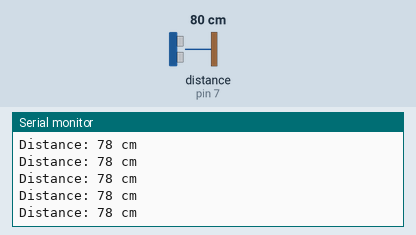
Simulated run of this sketch. Board: Arduino Nano, built with avr-gcc and run on an emulated ATmega328P. Shown: the last lines printed to the serial monitor. Wiring (inferred from the names in the program): ultrasonic range finder: trigger pin 6; echo pin 7. Inputs (shaded band) come from the test bench; at power-on: distance to the obstacle (sensor on pin 7) 80 cm. The echo pulse lasts 58.3 µs per cm.

Above: at 1.2 s.
1.3 s: distance to the obstacle (sensor on pin 7) set to 2 cm
At 2.4 s:
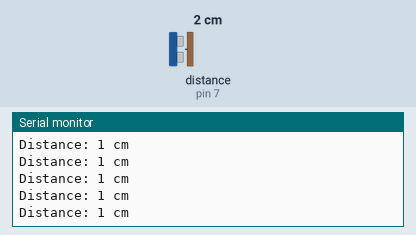
4.3 s: distance to the obstacle (sensor on pin 7) set to 120 cm
At 5.2 s:
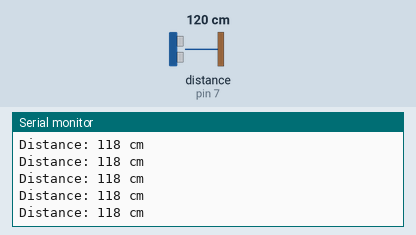
7.3 s: distance to the obstacle (sensor on pin 7) set to 18 cm
At 7.9 s:
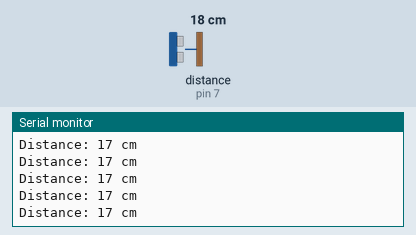
10.3 s: distance to the obstacle (sensor on pin 7) set to 250 cm
At 11.1 s:
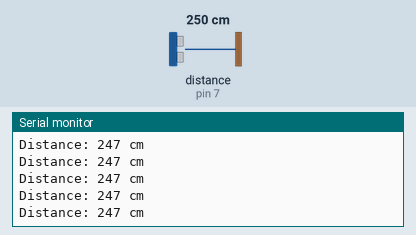
13.3 s: distance to the obstacle (sensor on pin 7) set to 35 cm
At 14.0 s:
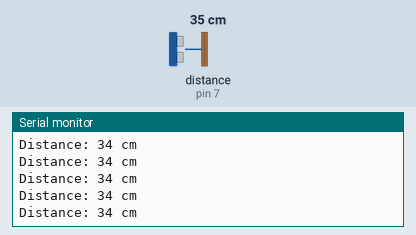
16.3 s: distance to the obstacle (sensor on pin 7) set to 299 cm
At 17.3 s:
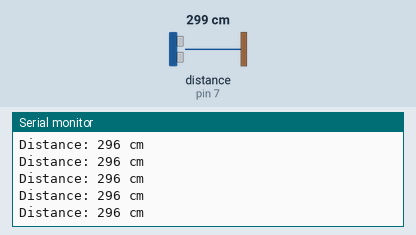
Timing chart, 0 to 19.3 s (numbered marks = the images above; inputs shaded):
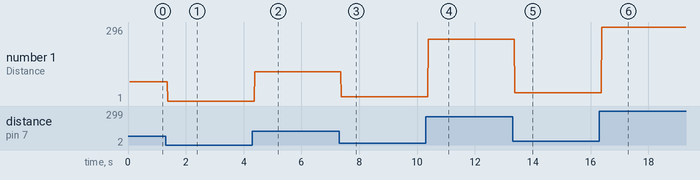

Measured:
- after the input at 1.3 s, the serial monitor: prints a new line after 0.08 s (image 1)
- after the input at 4.3 s, the serial monitor: prints a new line after 0.08 s (image 2)
- after the input at 7.3 s, the serial monitor: prints a new line after 0.07 s (image 3)
- after the input at 10.3 s, the serial monitor: prints a new line after 0.08 s (image 4)
- after the input at 13.3 s, the serial monitor: prints a new line after 0.07 s (image 5)
- after the input at 16.3 s, the serial monitor: prints a new line after 0.08 s (image 6)
- plotted number 1: 78 → 1 after the input at 1.3 s, 1 → 118 after the input at 4.3 s, 118 → 17 after the input at 7.3 s, 17 → 247 after the input at 10.3 s, 247 → 34 after the input at 13.3 s

The sketch:

distance_sensor.ino
```cpp
/*
 *  HC-SR04 Test program
 */

#define echoPin 7 // attach pin D2 Arduino to pin Echo of HC-SR04
#define trigPin 6 //attach pin D3 Arduino to pin Trig of HC-SR04

// defines variables
long duration; // variable for the duration of sound wave travel
int distance; // variable for the distance measurement

void setup() {
  pinMode(trigPin, OUTPUT); // Sets the trigPin as an OUTPUT
  pinMode(echoPin, INPUT); // Sets the echoPin as an INPUT
  Serial.begin(9600); // // Serial Communication is starting with 9600 of baudrate speed
  Serial.println("Ultrasonic Sensor HC-SR04 Test"); // print some text in Serial Monitor
  Serial.println("with Arduino Nano V3");
}
void loop() {
  // Clears the trigPin condition
  digitalWrite(trigPin, LOW);
  delayMicroseconds(2);
  // Sets the trigPin HIGH (ACTIVE) for 10 microseconds
  digitalWrite(trigPin, HIGH);
  delayMicroseconds(10);
  digitalWrite(trigPin, LOW);
  // Reads the echoPin, returns the sound wave travel time in microseconds
  duration = pulseIn(echoPin, HIGH);
  // Calculating the distance
  distance = duration * 0.034 / 2; // Speed of sound wave divided by 2 (go and back)
  // Displays the distance on the Serial Monitor
  Serial.print("Distance: ");
  Serial.print(distance);
  Serial.println(" cm");
}
```
